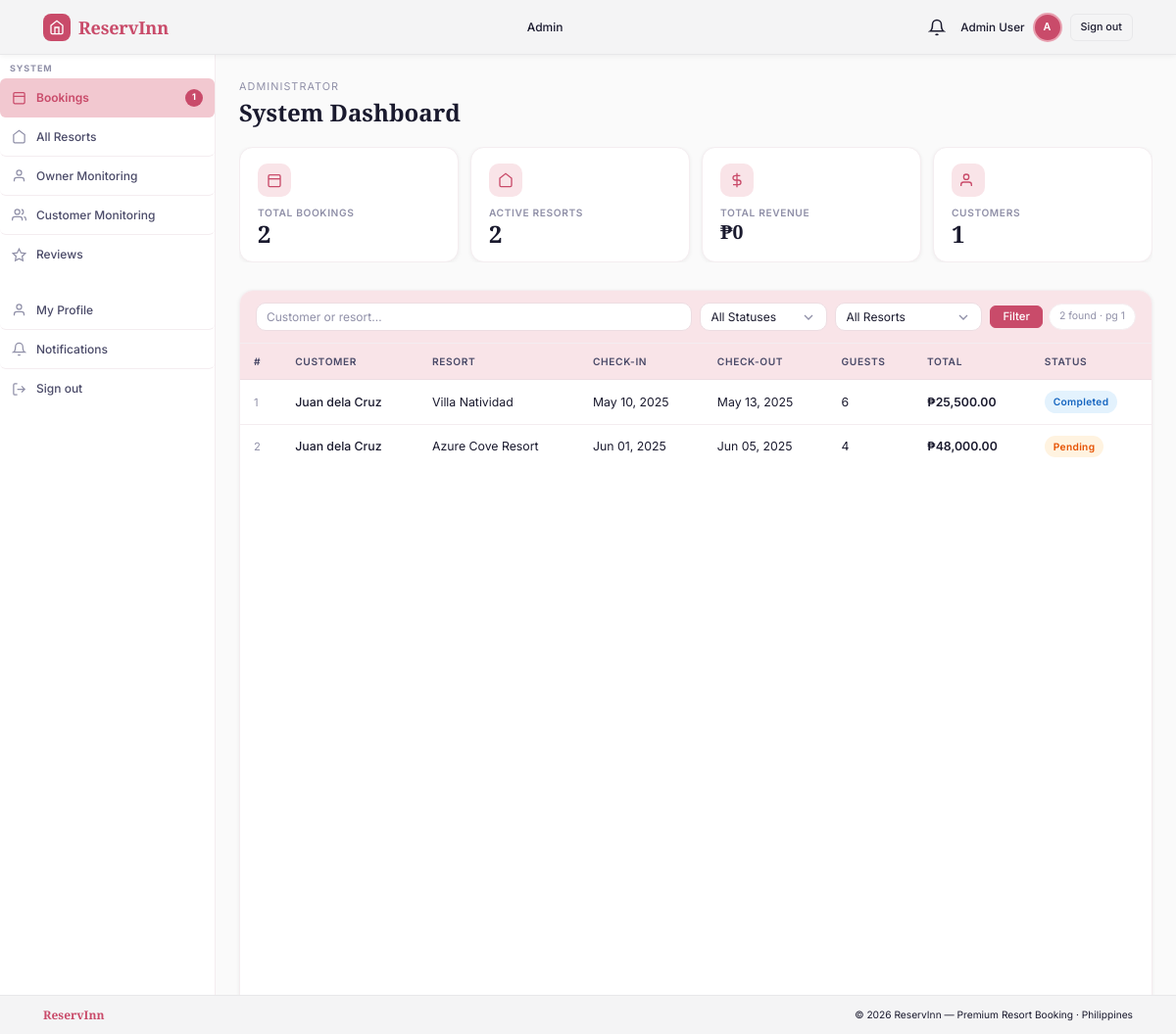
The page /pages/admin_dashboard.php (signed in) on the database its author committed.
### tables this page shows
CREATE TABLE IF NOT EXISTS `bookings` (
  `booking_id`       INT UNSIGNED     NOT NULL AUTO_INCREMENT,
  `resort_id`        INT UNSIGNED     NOT NULL,
  `customer_id`      INT UNSIGNED     NOT NULL,
  `check_in_date`    DATE             NOT NULL,
  `check_out_date`   DATE             NOT NULL,
  `arrival_time`     TIME             DEFAULT '14:00:00'  COMMENT 'Expected check-in time',
  `departure_time`   TIME             DEFAULT '12:00:00'  COMMENT 'Expected check-out time',
  `guest_count`      SMALLINT         NOT NULL DEFAULT 1,
  `total_price`      DECIMAL(10,2)    NOT NULL DEFAULT 0.00,
  `special_requests` TEXT             DEFAULT NULL,
  `status_id`        TINYINT UNSIGNED NOT NULL DEFAULT 1,
  `created_at`       DATETIME         NOT NULL DEFAULT CURRENT_TIMESTAMP,
  `updated_at`       DATETIME         NOT NULL DEFAULT CURRENT_TIMESTAMP ON UPDATE CURRENT_TIMESTAMP,
  PRIMARY KEY (`booking_id`),
  KEY `fk_booking_resort`   (`resort_id`),
  KEY `fk_booking_customer` (`customer_id`),
  KEY `fk_booking_status`   (`status_id`),
  CONSTRAINT `fk_booking_resort`   FOREIGN KEY (`resort_id`)   REFERENCES `resorts` (`resort_id`) ON DELETE CASCADE,
  CONSTRAINT `fk_booking_customer` FOREIGN KEY (`customer_id`) REFERENCES `users`   (`user_id`)   ON DELETE CASCADE,
  CONSTRAINT `fk_booking_status`   FOREIGN KEY (`status_id`)   REFERENCES `booking_status` (`status_id`)
);

CREATE TABLE IF NOT EXISTS `users` (
  `user_id`       INT UNSIGNED     NOT NULL AUTO_INCREMENT,
  `email`         VARCHAR(160)     NOT NULL,
  `password_hash` VARCHAR(255)     NOT NULL,
  `full_name`     VARCHAR(120)     NOT NULL,
  `phone`         VARCHAR(30)      DEFAULT NULL,
  `role_id`       TINYINT UNSIGNED NOT NULL DEFAULT 3,
  `is_active`     TINYINT(1)       NOT NULL DEFAULT 1,
   
  `bio`           TEXT             DEFAULT NULL,
  `address`       VARCHAR(255)     DEFAULT NULL,
  `profile_photo` VARCHAR(255)     DEFAULT NULL,
  `created_at`    DATETIME         NOT NULL DEFAULT CURRENT_TIMESTAMP,
  `updated_at`    DATETIME         NOT NULL DEFAULT CURRENT_TIMESTAMP ON UPDATE CURRENT_TIMESTAMP,
  PRIMARY KEY (`user_id`),
  UNIQUE KEY `uk_email` (`email`),
  KEY `fk_user_role` (`role_id`),
  CONSTRAINT `fk_user_role` FOREIGN KEY (`role_id`) REFERENCES `user_roles` (`role_id`)
);

CREATE TABLE IF NOT EXISTS `resorts` (
  `resort_id`        INT UNSIGNED    NOT NULL AUTO_INCREMENT,
  `owner_id`         INT UNSIGNED    NOT NULL,
  `name`             VARCHAR(160)    NOT NULL,
  `description`      TEXT            DEFAULT NULL,
  `location_city`    VARCHAR(80)     DEFAULT NULL,
  `location_address` VARCHAR(255)    DEFAULT NULL,
  `price_per_night`  DECIMAL(10,2)   NOT NULL DEFAULT 0.00,
  `max_guests`       SMALLINT        NOT NULL DEFAULT 1,
  `is_available`     TINYINT(1)      NOT NULL DEFAULT 1,
  `image_path`       VARCHAR(255)    DEFAULT NULL,
  `created_at`       DATETIME        NOT NULL DEFAULT CURRENT_TIMESTAMP,
  `updated_at`       DATETIME        NOT NULL DEFAULT CURRENT_TIMESTAMP ON UPDATE CURRENT_TIMESTAMP,
  PRIMARY KEY (`resort_id`),
  KEY `fk_resort_owner` (`owner_id`),
  CONSTRAINT `fk_resort_owner` FOREIGN KEY (`owner_id`) REFERENCES `users` (`user_id`) ON DELETE CASCADE
);

CREATE TABLE IF NOT EXISTS `booking_status` (
  `status_id`   TINYINT UNSIGNED NOT NULL AUTO_INCREMENT,
  `status_name` VARCHAR(30)      NOT NULL,
  PRIMARY KEY (`status_id`),
  UNIQUE KEY `uk_status_name` (`status_name`)
);

### config.php (called while the page is built, shortened)
<?php
function profilePhotoSrc(?string $filename, int $depth = 1): string {
    if (!$filename) return '';
    $base = str_repeat('../', $depth) . 'uploads/profiles/';
    $abs  = PROFILE_DIR . basename($filename);
    return file_exists($abs) ? $base . basename($filename) : '';
}
?>

### pages/admin_dashboard.php (the view, shortened to what this page needs)
<?php
require_once '../config.php';
$tab = $_GET['tab'] ?? 'bookings';
$stats = [];
try {
    $stats['total_users']      = $pdo->query("SELECT COUNT(*) FROM users")->fetchColumn();
    $stats['total_resorts']    = $pdo->query("SELECT COUNT(*) FROM resorts WHERE is_available=1")->fetchColumn();
    $stats['total_revenue']    = $pdo->query("SELECT COALESCE(SUM(amount),0) FROM payments WHERE payment_status='completed'")->fetchColumn();
    $stats['pending_bookings'] = $pdo->query("SELECT COUNT(*) FROM bookings WHERE status_id=1")->fetchColumn();
    $stats['total_bookings']   = $pdo->query("SELECT COUNT(*) FROM bookings")->fetchColumn();
    $stats['total_owners']     = $pdo->query("SELECT COUNT(*) FROM users WHERE role_id=2")->fetchColumn();
    $stats['total_customers']  = $pdo->query("SELECT COUNT(*) FROM users WHERE role_id=3")->fetchColumn();
} catch (PDOException $e) { error_log($e->getMessage()); }
$bk_search  = trim($_GET['bk_search']  ?? '');
$page = max(1, intval($_GET['page'] ?? 1));
$recent_bookings = []; $bk_total = 0;
try {
    $bk_where = []; $bk_params = [];
    $bk_join = "FROM bookings b JOIN resorts r ON b.resort_id=r.resort_id JOIN users u ON b.customer_id=u.user_id JOIN booking_status bs ON b.status_id=bs.status_id"
        . ($bk_where ? " WHERE ".implode(" AND ",$bk_where) : "");
    $tc=$pdo->prepare("SELECT COUNT(*) $bk_join"); $tc->execute($bk_params); $bk_total=(int)$tc->fetchColumn();
    $bk_off=($page-1)*ADMIN_PER_PAGE;
    $s=$pdo->prepare("SELECT b.*, r.name as resort_name, u.full_name as customer_name, bs.status_name $bk_join ORDER BY b.created_at DESC LIMIT ".ADMIN_PER_PAGE." OFFSET $bk_off");
    $s->execute($bk_params); $recent_bookings=$s->fetchAll();
} catch (PDOException $e) { error_log($e->getMessage()); }
include '_head.php';
?>
<div class="dash-layout">
  <aside class="dash-sidebar">
    <div class="dash-sidebar__section">
      <span class="dash-sidebar__label">System</span>
      <a class="dash-nav__item <?php echo in_array($tab,['bookings'])  ? 'active':'' ?>" href="?tab=bookings">
        <svg viewBox="0 0 24 24" fill="none" stroke="currentColor" stroke-width="2"><rect x="3" y="4" width="18" height="18" rx="2"/><line x1="3" y1="10" x2="21" y2="10"/></svg>
        Bookings
        <?php if ($stats['pending_bookings']>0): ?><span class="sidebar-badge"><?php echo $stats['pending_bookings']; ?></span><?php endif; ?>
      </a>
      <a class="dash-nav__item <?php echo $tab==='resorts'  ? 'active':'' ?>" href="?tab=resorts">
        <svg viewBox="0 0 24 24" fill="none" stroke="currentColor" stroke-width="2"><path d="M3 9l9-7 9 7v11a2 2 0 01-2 2H5a2 2 0 01-2-2z"/></svg>
        All Resorts
      </a>
      <a class="dash-nav__item <?php echo in_array($tab,['owners','owner_detail']) ? 'active':'' ?>" href="?tab=owners">
        <svg viewBox="0 0 24 24" fill="none" stroke="currentColor" stroke-width="2"><path d="M20 21v-2a4 4 0 00-4-4H8a4 4 0 00-4 4v2"/><circle cx="12" cy="7" r="4"/></svg>
        Owner Monitoring
      </a>
      <a class="dash-nav__item <?php echo in_array($tab,['customers','customer_detail']) ? 'active':'' ?>" href="?tab=customers">
        <svg viewBox="0 0 24 24" fill="none" stroke="currentColor" stroke-width="2"><path d="M17 21v-2a4 4 0 00-4-4H5a4 4 0 00-4 4v2"/><circle cx="9" cy="7" r="4"/><path d="M23 21v-2a4 4 0 00-3-3.87M16 3.13a4 4 0 010 7.75"/></svg>
        Customer Monitoring
      </a>
      <a class="dash-nav__item <?php echo $tab==='reviews' ? 'active':'' ?>" href="?tab=reviews">
        <svg viewBox="0 0 24 24" fill="none" stroke="currentColor" stroke-width="2"><polygon points="12 2 15.09 8.26 22 9.27 17 14.14 18.18 21.02 12 17.77 5.82 21.02 7 14.14 2 9.27 8.91 8.26 12 2"/></svg>
        Reviews
      </a>
    </div>
    <div class="dash-sidebar__section" style="border-top:1px solid rgba(255,255,255,.07);padding-top:16px">
      <a class="dash-nav__item <?php echo $tab==='profile' ? 'active':'' ?>" href="profile.php">
        <svg viewBox="0 0 24 24" fill="none" stroke="currentColor" stroke-width="2"><path d="M20 21v-2a4 4 0 00-4-4H8a4 4 0 00-4 4v2"/><circle cx="12" cy="7" r="4"/></svg>
        My Profile
      </a>
      <a class="dash-nav__item" href="notifications.php">
        <svg viewBox="0 0 24 24" fill="none" stroke="currentColor" stroke-width="2"><path d="M18 8A6 6 0 006 8c0 7-3 9-3 9h18s-3-2-3-9"/><path d="M13.73 21a2 2 0 01-3.46 0"/></svg>
        Notifications
      </a>
      <a class="dash-nav__item" href="logout.php">
        <svg viewBox="0 0 24 24" fill="none" stroke="currentColor" stroke-width="2"><path d="M9 21H5a2 2 0 01-2-2V5a2 2 0 012-2h4"/><polyline points="16 17 21 12 16 7"/><line x1="21" y1="12" x2="9" y2="12"/></svg>
        Sign out
      </a>
    </div>
  </aside>
  <main class="dash-main">
    <div class="dash-header">
      <p class="dash-header__greeting">Administrator</p>
      <h2>System Dashboard</h2>
    </div>
    <div class="stats-grid" style="margin-bottom:28px">
      <div class="stat-card"><div class="stat-card__icon"><svg viewBox="0 0 24 24" fill="none" stroke="currentColor" stroke-width="2"><rect x="3" y="4" width="18" height="18" rx="2"/><line x1="3" y1="10" x2="21" y2="10"/></svg></div><div class="stat-card__label">Total Bookings</div><div class="stat-card__value"><?php echo $stats['total_bookings']; ?></div></div>
      <div class="stat-card"><div class="stat-card__icon"><svg viewBox="0 0 24 24" fill="none" stroke="currentColor" stroke-width="2"><path d="M3 9l9-7 9 7v11a2 2 0 01-2 2H5a2 2 0 01-2-2z"/></svg></div><div class="stat-card__label">Active Resorts</div><div class="stat-card__value"><?php echo $stats['total_resorts']; ?></div></div>
      <div class="stat-card"><div class="stat-card__icon"><svg viewBox="0 0 24 24" fill="none" stroke="currentColor" stroke-width="2"><line x1="12" y1="1" x2="12" y2="23"/><path d="M17 5H9.5a3.5 3.5 0 000 7h5a3.5 3.5 0 010 7H6"/></svg></div><div class="stat-card__label">Total Revenue</div><div class="stat-card__value" style="font-size:1.3rem">&#8369;<?php echo number_format($stats['total_revenue'],0); ?></div></div>
      <div class="stat-card"><div class="stat-card__icon"><svg viewBox="0 0 24 24" fill="none" stroke="currentColor" stroke-width="2"><path d="M17 21v-2a4 4 0 00-4-4H5a4 4 0 00-4 4v2"/><circle cx="9" cy="7" r="4"/></svg></div><div class="stat-card__label">Customers</div><div class="stat-card__value"><?php echo $stats['total_customers']; ?></div></div>
    </div>
    <?php if ($tab === 'bookings'): ?>
    <div class="monitor-panel">
      <div class="monitor-panel__header">
        <form method="GET" action="" class="monitor-filter-form">
          <div class="form-group" style="flex:2;min-width:160px;margin:0">
            <input class="form-control form-control--sm" type="text" name="bk_search" value="<?php echo htmlspecialchars($bk_search); ?>" placeholder="Customer or resort…">
          </div>
          <div class="form-group" style="min-width:130px;margin:0">
            <select class="form-control form-control--select form-control--sm" name="bk_status">
              <option value="">All Statuses</option>
            </select>
          </div>
          <div class="form-group" style="min-width:150px;margin:0">
            <select class="form-control form-control--select form-control--sm" name="bk_resort">
              <option value="0">All Resorts</option>
            </select>
          </div>
          <div style="display:flex;gap:6px;align-items:center">
            <button type="submit" class="btn btn--primary btn--sm">Filter</button>
            <span class="monitor-count"><?php echo $bk_total; ?> found · pg <?php echo $page; ?></span>
          </div>
        </form>
      </div>
      <div class="monitor-panel__body">
        <?php if (count($recent_bookings)): ?>
        <table class="table table--fixed">
          <thead><tr><th>#</th><th>Customer</th><th>Resort</th><th>Check-in</th><th>Check-out</th><th>Guests</th><th>Total</th><th>Status</th></tr></thead>
          <tbody>
            <?php foreach ($recent_bookings as $b): ?>
            <tr>
              <td style="color:var(--text-muted);font-size:.75rem"><?php echo $b['booking_id']; ?></td>
              <td style="font-weight:500"><?php echo htmlspecialchars($b['customer_name']); ?></td>
              <td><?php echo htmlspecialchars($b['resort_name']); ?></td>
              <td><?php echo date('M d, Y',strtotime($b['check_in_date'])); ?></td>
              <td><?php echo date('M d, Y',strtotime($b['check_out_date'])); ?></td>
              <td><?php echo $b['guest_count']; ?></td>
              <td style="font-weight:600">&#8369;<?php echo number_format($b['total_price'],2); ?></td>
              <td><span class="badge badge--<?php echo $b['status_name']; ?>"><?php echo ucfirst($b['status_name']); ?></span></td>
            </tr>
            <?php endforeach; ?>
          </tbody>
        </table>
        <?php endif; ?>
      </div>
    </div>
    <?php endif; ?>
  </main>
</div>
<?php include '_foot.php'; ?>

### pages/_head.php (shortened to what this page needs)
<?php
function navHome() {
    $r = $_SESSION['user_role'] ?? '';
    if ($r === 'admin')  return 'admin_dashboard.php';
    return 'customer_dashboard.php';
}
?>
<!DOCTYPE html>
<html lang="en">
<head>
  <link rel="stylesheet" href="../css/style.css">
</head>
<body>
<nav class="nav">
  <div class="nav__inner">
    <a href="<?php echo navHome(); ?>" class="nav__logo">
      <div class="nav__logo-icon">
        <svg viewBox="0 0 24 24" fill="none" stroke="currentColor" stroke-width="2"><path d="M3 9l9-7 9 7v11a2 2 0 01-2 2H5a2 2 0 01-2-2z"/><polyline points="9 22 9 12 15 12 15 22"/></svg>
      </div>
      ReservInn
    </a>
    <div class="nav__links">
      <?php if (($_SESSION['user_role'] ?? '') === 'customer'): ?>
        <a href="browse_resorts.php" class="nav__link">Browse</a>
        <a href="my_bookings.php"    class="nav__link">My Bookings</a>
      <?php elseif (($_SESSION['user_role'] ?? '') === 'owner'): ?>
        <a href="owner_dashboard.php"  class="nav__link">Dashboard</a>
        <a href="add_resort.php"       class="nav__link">Add Resort</a>
        <a href="owner_bookings.php"   class="nav__link">Bookings</a>
      <?php elseif (($_SESSION['user_role'] ?? '') === 'admin'): ?>
        <a href="admin_dashboard.php"  class="nav__link">Admin</a>
      <?php endif; ?>
    </div>
    <div class="nav__right">
      <?php if (isset($_SESSION['user_id'])): ?>
        <a href="notifications.php" class="nav__notif-btn" title="Notifications">
          <svg width="18" height="18" viewBox="0 0 24 24" fill="none" stroke="currentColor" stroke-width="2"><path d="M18 8A6 6 0 006 8c0 7-3 9-3 9h18s-3-2-3-9"/><path d="M13.73 21a2 2 0 01-3.46 0"/></svg>
        </a>
        <span class="nav__username"><?php echo htmlspecialchars($_SESSION['user_name'] ?? ''); ?></span>
        <a href="profile.php" class="nav__avatar" title="My Profile">
          <?php $ph = profilePhotoSrc($_SESSION['profile_photo'] ?? null); ?>
          <?php if ($ph): ?><img src="<?php echo htmlspecialchars($ph); ?>" alt="" style="width:100%;height:100%;object-fit:cover;border-radius:50%"><?php else: ?><?php echo strtoupper(substr($_SESSION['user_name'] ?? 'U', 0, 1)); ?><?php endif; ?>
        </a>
        <a href="logout.php" class="btn--signout">Sign out</a>
      <?php endif; ?>
    </div>
  </div>
</nav>

### pages/_foot.php (shortened to what this page needs)
<footer>
  <div class="container">
    <span class="footer__logo">ReservInn</span>
    <span>&copy; <?php echo date('Y'); ?> ReservInn — Premium Resort Booking · Philippines</span>
  </div>
</footer>
</body>
</html>

### rows shown on the page
bookings: booking_id "1", customer.full_name "Juan dela Cruz", resort.name "Villa Natividad", check_in_date "May 10, 2025", check_out_date "May 13, 2025", guest_count "6", total_price "25,500.00", status.status_name "Completed"
bookings: booking_id "2", customer.full_name "Juan dela Cruz", resort.name "Azure Cove Resort", check_in_date "Jun 01, 2025", check_out_date "Jun 05, 2025", guest_count "4", total_price "48,000.00", status.status_name "Pending"

### other values the page prints
$_SESSION['user_name'] "Admin User"
substr($_SESSION['user_name'] ?? 'U', 0, 1) "A"
$stats['pending_bookings'] "1"
$stats['total_bookings'] "2"
$stats['total_resorts'] "2"
$stats['total_revenue'] "0"
$stats['total_customers'] "1"
$bk_total "2"
$page "1"
